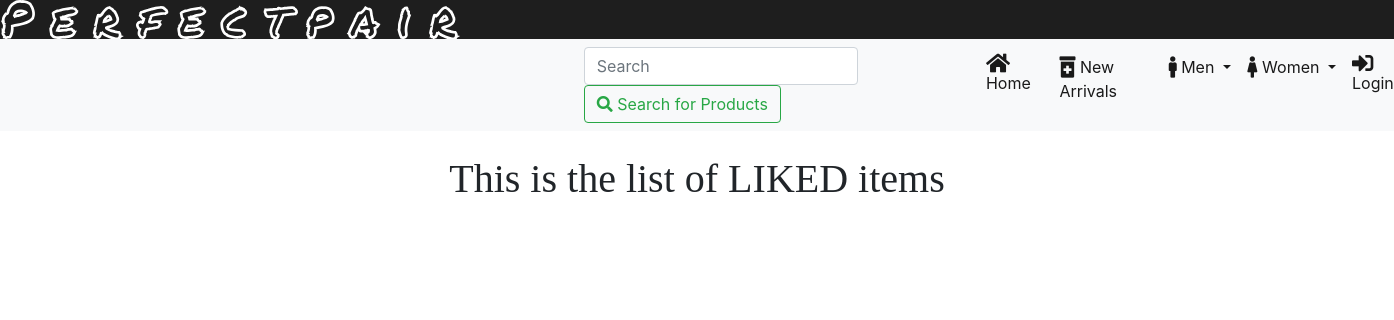
/shoe/liked_list, run on an earlier commit of the app's database.
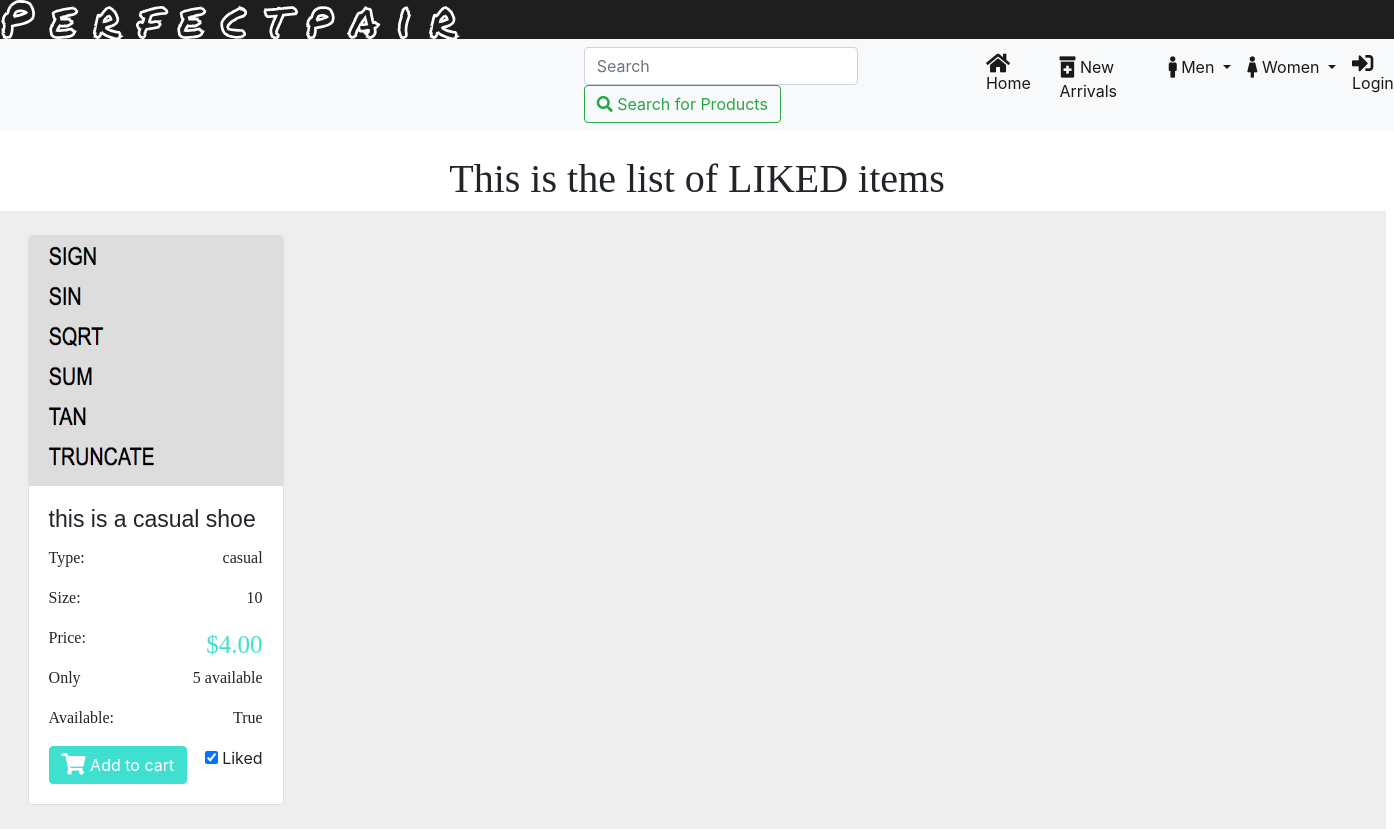
And on a later commit of the database.
### shoe/models.py (models this page shows, shortened)
class Shoe(models.Model):
	name 			= models.CharField(max_length=30, default="Boosts")
	image 			= models.ImageField(upload_to='shoe/', blank=True, null=True)
	style 			= models.CharField(max_length=20, default="sneakers")
	size 			= models.IntegerField(default=10)
	color 			= models.CharField(max_length=20, default="blue")
	brand 			= models.CharField(max_length=20, default="Nike")
	price 			= models.DecimalField(max_digits=4, decimal_places=2, default=4.00)
	availability 	= models.BooleanField(default=True)
	new 			= models.BooleanField(default=True)
	stock 			= models.IntegerField(default=5)
	gender_choices 	= (
        ('M', 'Male'),
        ('F', 'Female'),
    )
	gender 			= models.CharField(max_length=1, choices=gender_choices, default="M")
	date 			= models.DateField(("Date"), default=datetime.date.today)
	like 			= models.BooleanField(default=False)

### shoe/views.py (the view)
# urls.py: path('liked_list', views.liked_list, name="liked_list"),
def liked_list(request):
	shoe_list = Shoe.objects.filter(like=True)
	context = {
		'shoe_list': shoe_list,
	}
	return render(request, 'shoe/liked_list.html', context)

### shoe/templates/shoe/liked_list.html (shortened to what this page needs)
{% include "base.html" %}
{% block content %}
	<h1 class="title">This is the list of LIKED items</h1>
    <div class='mr-2 grid'>
	{% for shoe in shoe_list %}
			<div class="mb-4 mt-4 card text-left" style="width:16rem;">
				<img src="{{shoe.image.url}}" class="card-img-top" style="width:254px; height:250px">
				<div class="card-body" class="shadow-lg p-3 mb-5 bg-white rounded">
					<h5 class="card-title">{{shoe.name}}</h5>
					<p class="card-text ele-text">
						<span>Type:</span>
						<span style="float:right;">{{shoe.style}}</span>
					</p>
					<p class="card-text ele-text">
						<span>Size: </span>
						<span style="float:right;">{{shoe.size}}</span>
					</p>
					<p class="card-text ele-text">
						<span>Price:</span>
						<span style="float:right;color:turquoise; font-size: 25px!important;">${{shoe.price}}</span>
					</p>
					<p class="card-text ele-text">
						<span>Only</span>
						<span style="float:right">{{shoe.stock}} available</span>
					</p>
					<p class="card-text ele-text">
						<span>Available: </span>
						<span style="float:right">{{shoe.availability}}</span>
					</p>
					<div>
						<a href="{% url 'shoe:cart_list' shoe_id=shoe.pk %}" class="btn btn-primary"
							style="background-color:turquoise; border-color: turquoise;" name='q1'>
							<i class="fas fa-shopping-cart fa-lg"></i>
							Add to cart</a>
						<div style="float:right">
							<input id="apto" type="checkbox" checked>
							<label for="apto">Liked</label>
						</div>
					</div>
				</div>
			</div>
	{% endfor %}
{% endblock %}

What changed in the data, as far as the page shows it:
now on this page (row edited): Shoe: image (picture), name "this is a casual shoe", style "casual", size "10", price "4.00", stock "5", availability "True"
